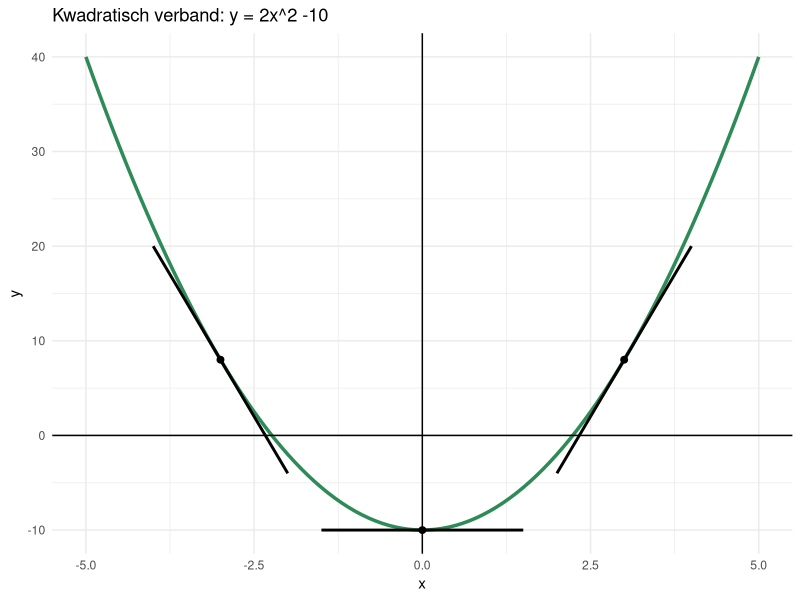

The R source for this figure:
## ---- chunk 1
#| label: fig-afg
#| fig-cap: "Grafiek van een kwadratisch verband (y = 2x^2 + 10). De grafiek is eerst dalend, dan vlak (bij x = 0), en daarna stijgend."
library(ggplot2)
a <- 2
b <- 0
c <- - 10
x_min <- -5
x_max <- 5

ggplot() + 
  stat_function(fun = function(x) a*x^2 + b*x + c, colour = "seagreen", linewidth = 1.2) +
  xlim(x_min, x_max) +
  theme_minimal() +
  labs(title = paste0("Kwadratisch verband: y = ", a, "x^2", 
                      ifelse(b==0, "", c(ifelse(b>0, " + ", " "), b, "x")), 
                      ifelse(c>0, " + ", " "), c)) +
  xlab("x") +
  ylab("y") +
  geom_hline(yintercept = 0) +
  geom_vline(xintercept = 0) +
  geom_point(aes(x = c(-3, 0, 3), y = c(8, -10, 8)), size = 2) +
  geom_segment(aes(x=-1.5, y=-10, xend=1.5, yend=-10), linewidth = 1) +
  geom_segment(aes(x=-4, y=20, xend=-2, yend=-4), linewidth = 1) +
  geom_segment(aes(x=2, y=-4, xend=4, yend=20), linewidth = 1)
